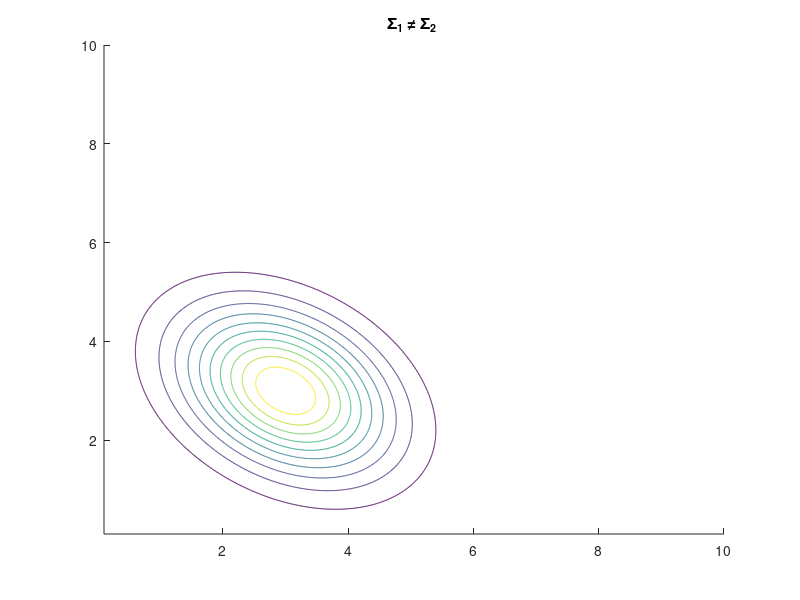

Recreate this plot in MATLAB. (Note: this script raises an error after producing the figure.)
close all;
clear;
clc;

%means of the two distributions 
m1 = [3 3];
m2 = [6 6];

%covariance matrices of the two distributions
s1 = [1.2 -0.4; -0.4 1.2];
s2 = [1.2 0.4; 0.4 1.2];

%axis
x1 = [0.1:0.01:10];
x2 = [0.1:0.01:10];

%creating the x-y grid in order to use the mvnpdf
[X1,X2] = meshgrid(x1,x2);

%creating the 3d normal pdf of the variable x1 and x2
Y1 = mvnpdf([X1(:) X2(:)],m1,s1);
%reshaping in order to be able to plot in 3d and get the contours
%(mvnpdf returns a vector and not a matrix)
Y1_reshaped = reshape(Y1,length(x1),length(x2));

figure(1);
hold on;
title('\Sigma_1 \neq \Sigma_2 ');
contour(x1,x2,Y1_reshaped,'Color','g');

%same process for the second distribution

Y2 = mvnpdf([X1(:) X2(:)],m2,s2);
%reshaping in order to be able to plot in 3d and get the contours
%(mvnpdf returns a vector and not a matrix)
Y2_reshaped = reshape(Y2,length(x1),length(x2));
contour(x1,x2,Y2_reshaped,'k');

for P1 = [0.1, 0.25 ,0.5, 0.75, 0.9]
    P2 = 1 - P1;
    y = (1.61*log(P1/P2)+18)./x1;
    plot(y,x1);
    axis([0 10 0 10]);
end

legend('\Sigma_1','\Sigma_2','P1 = 0.1','P1 = 0.25','P1 = 0.5','P1 = 0.75','P1 = 0.9');
hold off;




